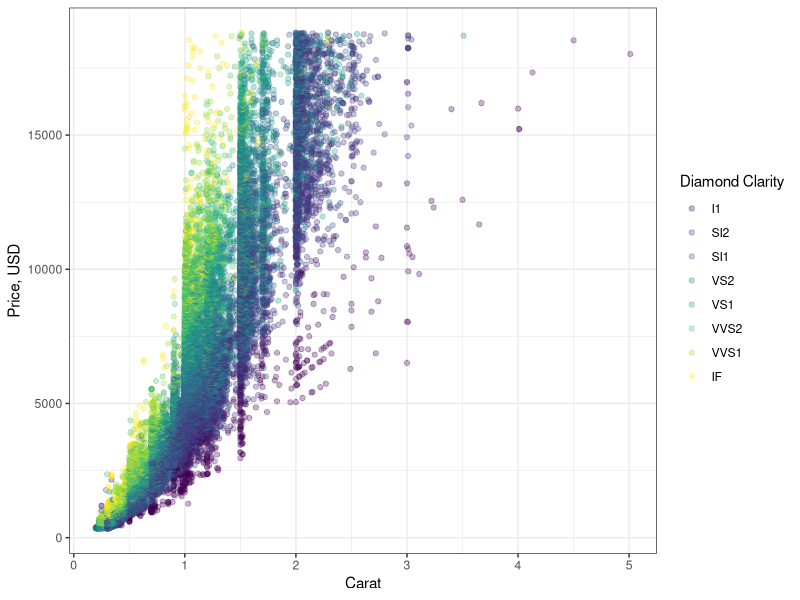
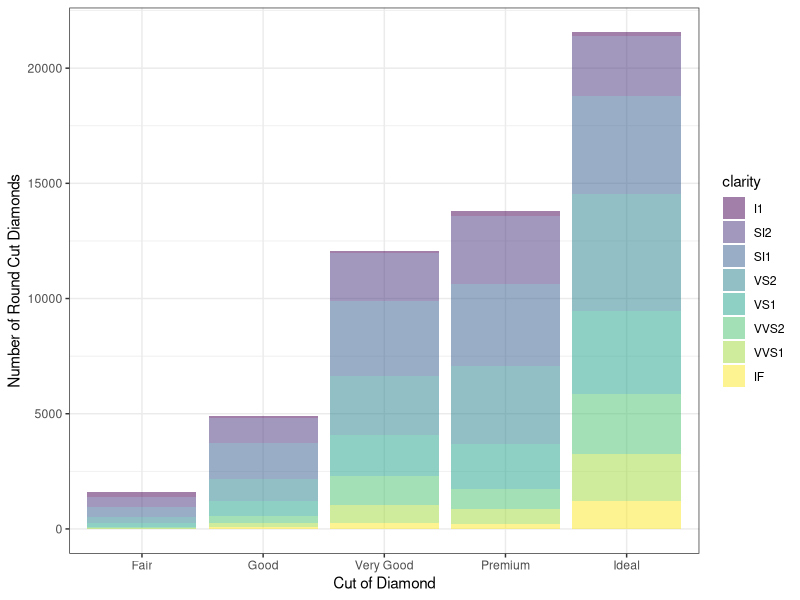
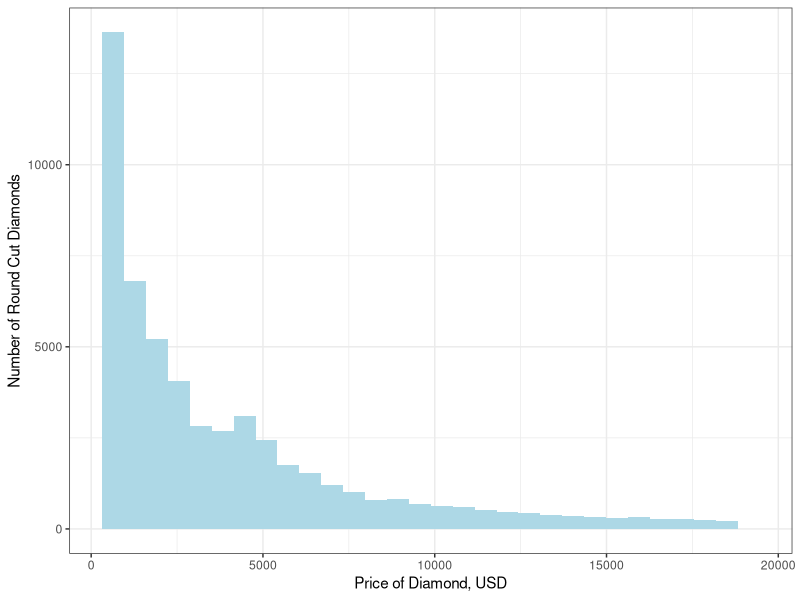
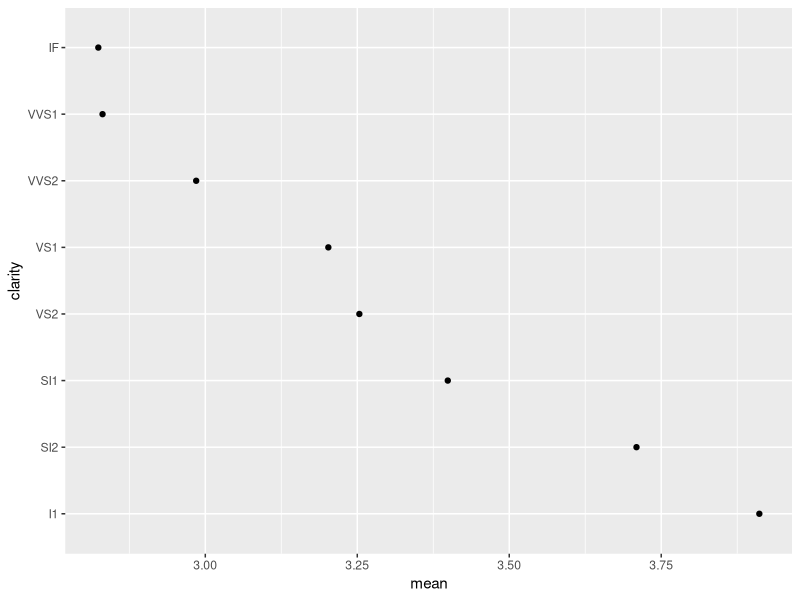

Here is the R script that generated these plots, in order:
## ---- chunk 1
library(tidyverse) 
library(ggplot2)
## ---- chunk 2
diamonds <- diamonds %>% rename(
    depth_pct = depth,
    length_mm = x,
    width_mm = y,
    depth_mm = z,
    table_pct = table
  )
## ---- chunk 3
# Do some preliminary investigations & cleaning

df1 <- diamonds %>% select(price, carat, clarity, cut)

ggplot(data = df1, mapping = aes(x = carat, y = price, color = clarity)) +
  geom_point(alpha = 0.3) + theme_bw() +
  xlab("Carat") +
  ylab("Price, USD") +
  guides(color = guide_legend(title = "Diamond Clarity"))

ggplot(data = df1, mapping = aes(x = cut, fill = clarity)) +
  geom_bar(alpha = 0.5) + theme_bw() +
  xlab("Cut of Diamond") +
  ylab("Number of Round Cut Diamonds") +
  guides(color = guide_legend(title = "Price, USD"))

ggplot(data = df1, mapping = aes( x = price)) +
  geom_histogram(fill = "#ADD8E6") + 
  theme_bw() +
  xlab("Price of Diamond, USD") +
  ylab("Number of Round Cut Diamonds") 


## ---- chunk 4

diamonds <- diamonds %>%
  mutate(table_mm = table_pct * width_mm / 100)


# Overall table_mm arithmetic mean?

arth_mean <- diamonds %>% select(table_mm) %>% map_dbl(mean)
arth_mean




# table_mm arithmetic mean within each clarity category


arth_mean_tabvar <- diamonds %>%
  select(clarity, table_mm) %>%
  group_by(clarity) %>%
  summarise(mean = mean(table_mm))
arth_mean_tabvar


ggplot(data = arth_mean_tabvar, mapping = 
         aes(x = mean, y = clarity)) +
  geom_point()


## ---- chunk 5
# Write gmean() command



## ---- chunk 6

test_data <- list(
  test1 = c(2.1, 3.8, 4.2),
  test2 = c(1, 10, 100, 1000),
  test3 = c(0, 1, 4),
  test4 = c(0.38,  0.94, -1.56),
  test5 = c(TRUE, TRUE),
  test6 = c("6", "7", "8")
)


# Create for loop to test gmean() on the above examples


## ---- chunk 7
# Copy gmean() from Ex4 and edit it to check the input





# Copy your code from Ex 5 to test your new command





## ---- chunk 8
# Overall table_mm geometic mean?






# table_mm geometic mean within each clarity category






## ---- chunk 9
# Create gmean2() that computes the geometric mean 
#   that uses the original definition






## ---- chunk 10
# Create a function that computes the harmonic mean







